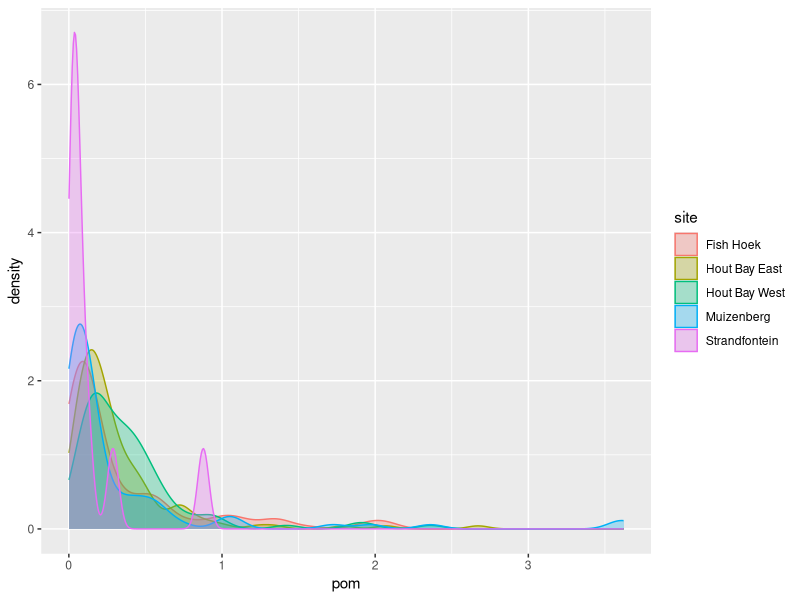
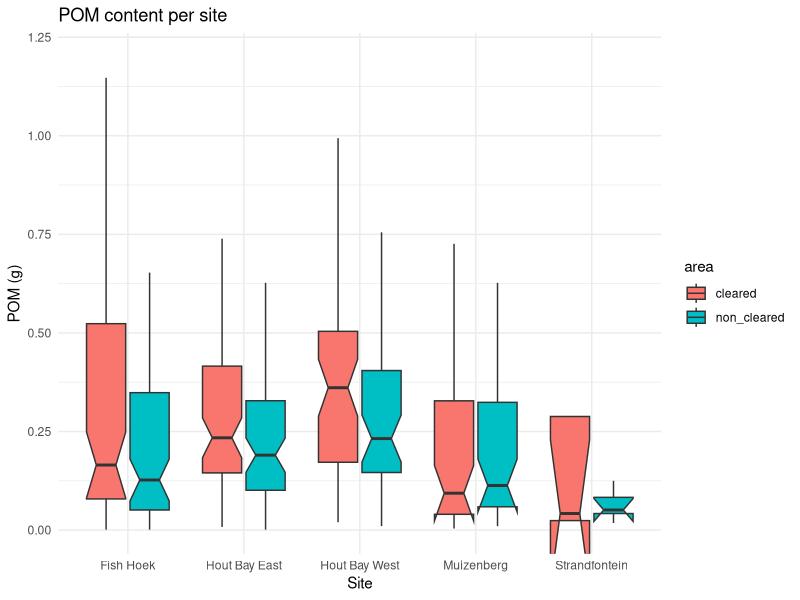
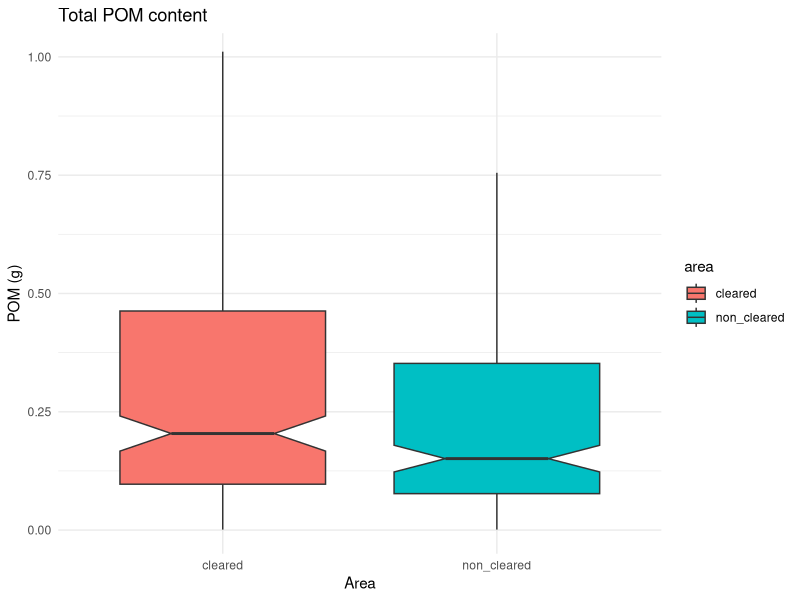
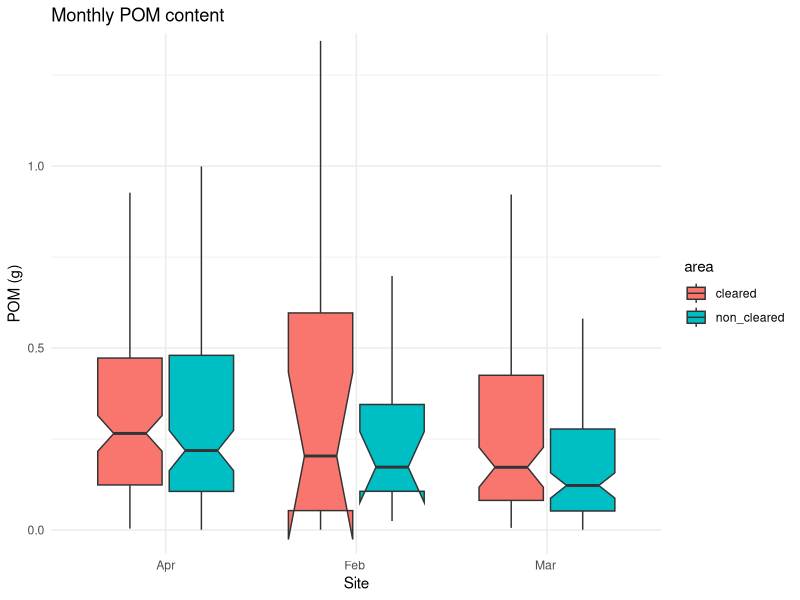
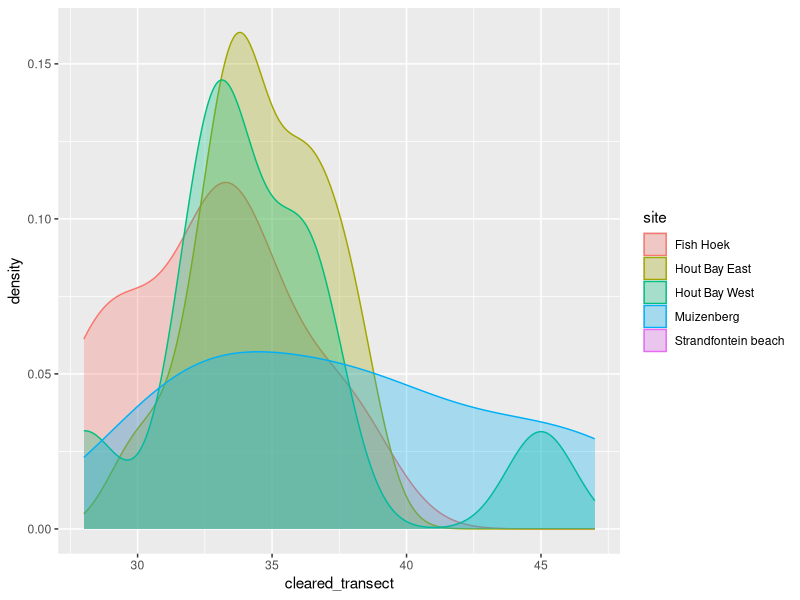
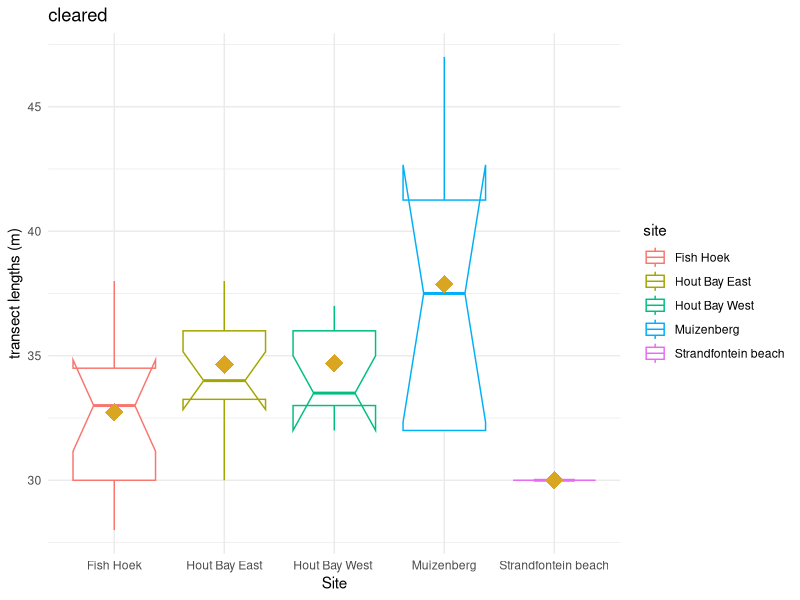
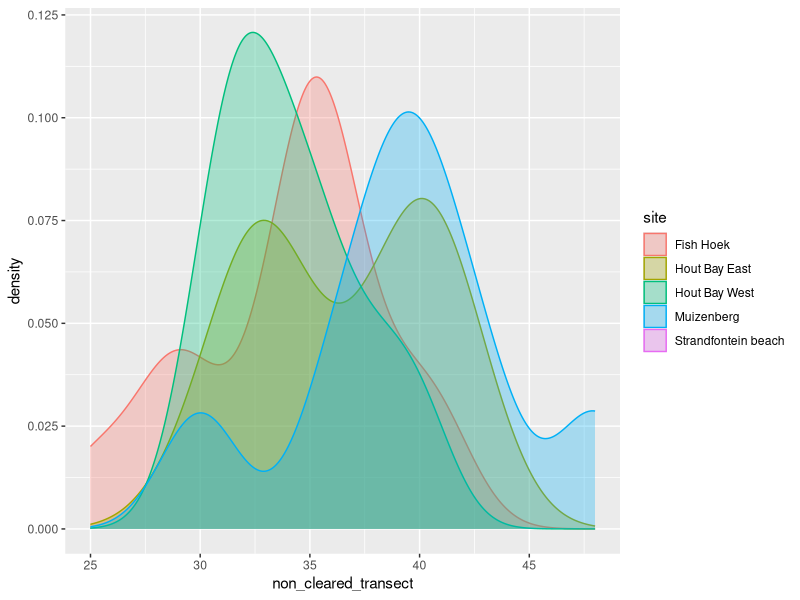
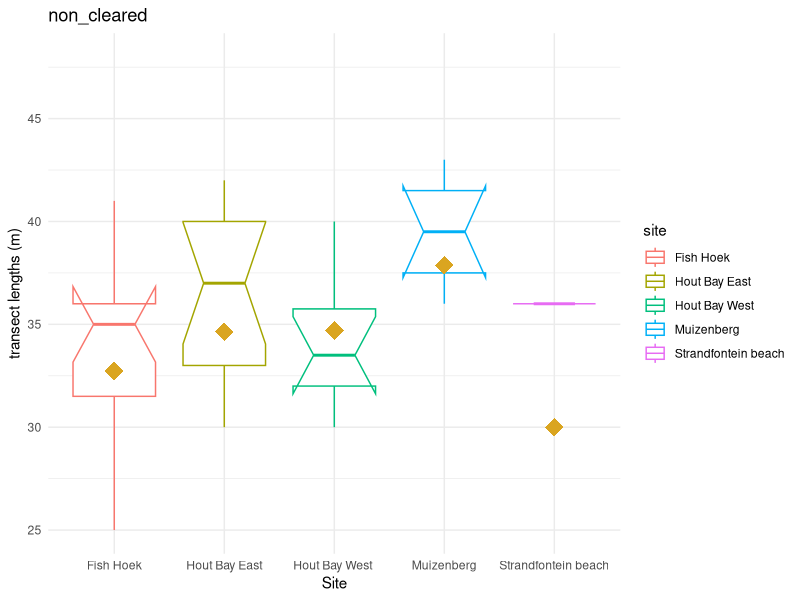

The R source for these figures, in order:
# Hons R-Assignment 2018
# Kholofelo Sethebe, Joshua Adrian and Jesse Smith 
# statistical analyses using POM data 

# load libraries  ---------------------------------------------------------

library(tidyverse)
library(ggpubr)
library(lubridate)


# load  data  -------------------------------------------------------------


pom_data <- read.csv("updated.csv", sep = ";")

# pom_data <- read_delim("pom_data_updated.csv", 
#                         ";", escape_double = FALSE, trim_ws = TRUE)


# analysing data --------------------------------------------------------

# quick visualisation 
ggplot(pom_data, aes(x = pom)) +
  geom_density(aes(group = site, colour = site, fill = site),alpha = 0.3)

# test for normality 
shapiro.test(pom_data$pom)
# W = 0.64458, p-value < 2.2e-16
# if p < 0.05 significantly different from normal
# p > 0.05 not significantly different from normal (want?)
# == not normal 


# formulating hypotheses and objectives  ----------------------------------------------

# hypotheses:
# HO: POM content of the soil is lower on cleared beaches than on non-cleared beaches. 
# H1: POM content of the soil is higher on cleared beaches than on non-cleared beaches.
# or 
# there is no significant difference in POM content between cleared and non-cleared sites. 
# there is a significant difference in POM content betweeen cleared and uncleared areas? 

# objectives:
# 1. does POM differ between sites? 
# 2. is POM content higher in uncleared areas than in cleared areas?
# 3. is POM content different over time?

# summary -----------------------------------------------------------------

sum_pom <-  pom_data %>% 
  group_by(site) %>% 
  summarise(mn_pom = mean(pom), 
            med_pom = median(pom),
            min_pom = min(pom),
            max_pom = max(pom), 
            sd_pom = sd(pom))

# site  -------------------------------------------------------------------

# pom content for each site, both cleared and non-cleared
ggplot(data = pom_data, aes(x = site, y = pom, fill = area)) +
  geom_boxplot(outlier.shape = NA, notch = TRUE)+
  coord_cartesian( ylim = c(0, 1.2)) +
  labs(title = "POM content per site",
       x = "Site",
       y = "POM (g)") +
  theme_minimal()  

# Kruskal-Wallis test
kruskal.test(pom ~ as.factor(site), data = pom_data)

# Kruskal-Wallis rank sum test
# 
# data:  pom by as.factor(site)
# Kruskal-Wallis chi-squared = 34.619, df = 4, p-value = 5.561e-07

# perform Tukey post-hoc test
TukeyHSD(aov(pom ~ as.factor(site), data = pom_data))

# Tukey multiple comparisons of means
# 95% family-wise confidence level
# 
# Fit: aov(formula = pom ~ as.factor(site), data = pom_data)
# 
# $`as.factor(site)`
# diff        lwr       upr     p adj
# Hout Bay East-Fish Hoek     -0.0271128571 -0.1766278 0.1224021 0.9876703
# Hout Bay West-Fish Hoek      0.0445400000 -0.1197154 0.2087954 0.9463568
# Muizenberg-Fish Hoek        -0.0005706173 -0.1760043 0.1748631 1.0000000
# Strandfontein-Fish Hoek     -0.1891200000 -0.6046569 0.2264169 0.7241590
# Hout Bay West-Hout Bay East  0.0716528571 -0.0949325 0.2382382 0.7641247
# Muizenberg-Hout Bay East     0.0265422399 -0.1510749 0.2041594 0.9941018
# Strandfontein-Hout Bay East -0.1620071429 -0.5784705 0.2544562 0.8242792
# Muizenberg-Hout Bay West    -0.0451106173 -0.2353025 0.1450813 0.9667011
# Strandfontein-Hout Bay West -0.2336600000 -0.6556397 0.1883197 0.5523867
# Strandfontein-Muizenberg    -0.1885493827 -0.6150046 0.2379058 0.7452096


# incomplete ...
# use anova for sites
# anova1 <- aov(pom~site,data= pom_data)
# 
# summary(anova1)
# Df Sum Sq Mean Sq F value Pr(>F)
# site          4   0.66  0.1639   0.759  0.552
# Residuals   476 102.77  0.2159   

# Terms:
#   site Residuals
# Sum of Squares    0.65558 102.76541
# Deg. of Freedom         4       476
# 
# Residual standard error: 0.4646437
# Estimated effects may be unbalanced

# area --------------------------------------------------------------------

#trial and error 

# # cleared sites
# pom_cleared <- pom_data %>% 
#   filter(variable == "pom", area == "cleared")
# 
# ggplot(data = pom_cleared, aes(x = variable, y = value, fill = site)) +
#   geom_boxplot(notch = TRUE) +
#   labs(y = "Grams (g)", x = "POM content", title = "Cleared sites") 
# 
# # non-cleared sites 
# pom_non_cleared <- pom_data %>% 
#   filter(variable == "pom", area == "non_cleared")
# 
# ggplot(data = pom_non_cleared, aes(x = site, y = value, fill = site)) +
#   geom_boxplot(notch = TRUE) +
#   labs(y = "Grams (g)", x = "POM content", title = "Non-cleared sites")

# total pom content
ggplot(data = pom_data, aes(x = area, y = pom, fill = area)) +
  geom_boxplot(outlier.shape = NA, notch = TRUE)+
  coord_cartesian(ylim = c(0, 1)) +
  labs(title = "Total POM content",
       x = "Area",
       y = "POM (g)") +
  theme_minimal()  

#t-test
t.test(pom ~ area, data = pom_data)

# Welch Two Sample t-test
# 
# data:  pom by area
# t = 0.23637, df = 459.6, p-value = 0.8132
# alternative hypothesis: true difference in means is not equal to 0
# 95 percent confidence interval:
#   -0.07339485  0.09346519
# sample estimates:
#   mean in group cleared mean in group non_cleared 
# 0.3489259                 0.3388908 
#  we do not reject (accept) the null hypothesis that there is a difference between cleared and non-cleared area.


# Kruskal-Wallis
kruskal.test(pom ~ as.factor(area), data = pom_data)

# Kruskal-Wallis rank sum test
# 
# data:  pom by as.factor(area)
# Kruskal-Wallis chi-squared = 4.2674, df = 1, p-value = 0.03885

# perform Tukey post-hoc test
TukeyHSD(aov(pom ~ as.factor(month), data = pom_data))

# Fit: aov(formula = pom ~ as.factor(month), data = pom_data)
# 
# $`as.factor(month)`
#               diff        lwr        upr     p adj
# Feb-Apr -0.01954468 -0.2335829 0.19449350 0.9749139
# Mar-Apr -0.08948483 -0.1921009 0.01313125 0.1015684
# Mar-Feb -0.06994014 -0.2854967 0.14561646 0.7259956

# time  -------------------------------------------------------------------

# removing the site Strandfontein due to it only being sampled once 
time <- pom_data[-c(21:30), ]

# pom content per month
ggplot(data = time, aes(x = month, y = pom, fill = area)) +
  geom_boxplot(outlier.shape = NA, notch = TRUE) +
  coord_cartesian( ylim = c(0, 1.3)) +
  labs(title = "Monthly POM content",
       x = "Site",
       y = "POM (g)") +
  theme_minimal()  
  

# Kruskal-Wallis
kruskal.test(pom ~ as.factor(month), data = time)

# Kruskal-Wallis rank sum test
# 
# data:  pom by as.factor(month)
# Kruskal-Wallis chi-squared = 17.931, df = 2, p-value = 0.0001278

# perform Tukey post-hoc test
TukeyHSD(aov(pom ~ as.factor(month), data = time))

#   Tukey multiple comparisons of means
# 95% family-wise confidence level
# 
# Fit: aov(formula = pom ~ as.factor(month), data = time)
# 
# $`as.factor(month)`
#              diff        lwr        upr     p adj
# Feb-Apr -0.01954468 -0.2349895 0.19590016 0.9752330
# Mar-Apr -0.08267323 -0.1873124 0.02196598 0.1523290
# Mar-Feb -0.06312854 -0.2807471 0.15449000 0.7740766


# transect lengths  -------------------------------------------------------

meta <- read.csv2("metadata.csv") 



## Cleeared transects

# quick visualisation 
ggplot(meta, aes(x = cleared_transect)) +
  geom_density(aes(group = site, colour = site, fill = site),alpha = 0.3)

# test for normality 
shapiro.test(meta$cleared_transect)

# Shapiro-Wilk normality test
# data:  pom_meta$cleared_transect
# W = 0.91412, p-value = 0.001856
# not normal 

sum_cleared_trans <-  meta %>% 
  group_by(site) %>% 
  summarise(mn_cleared = mean(cleared_transect), 
            med_cleared = median(cleared_transect),
            min_cleared = min(cleared_transect),
            max_cleared = max(cleared_transect), 
            sd_cleared = sd(cleared_transect))


# transect lengths for each site, cleared 
ggplot(data = meta, aes(x = site, y = cleared_transect)) +
  geom_boxplot(aes(colour = site), outlier.shape = NA, notch = TRUE)+
  geom_point(data = sum_cleared_trans, size = 6, shape = 18,
             aes(y = mn_cleared), colour = "goldenrod") +
  labs(title = "cleared",
       x = "Site",
       y = "transect lengths (m)") +
  theme_minimal()  

# Kruskal-Wallis
kruskal.test(cleared_transect ~ as.factor(site), data = meta)

# Kruskal-Wallis rank sum test
# data:  cleared_transect by as.factor(site)
# Kruskal-Wallis chi-squared = 6.5546, df = 4, p-value = 0.1614

## non_cleared transects

# quick visualisation 
ggplot(meta, aes(x = non_cleared_transect)) +
  geom_density(aes(group = site, colour = site, fill = site),alpha = 0.3)

# test for normality 
shapiro.test(meta$non_cleared_transect)

# Shapiro-Wilk normality test
# data:  pom_meta$non_cleared_transect
# W = 0.98281, p-value = 0.6987
# normal 

sum_non_cleared_trans <-  meta %>% 
  group_by(site) %>% 
  summarise(mn_non = mean(non_cleared_transect), 
            med_non = median(non_cleared_transect),
            min_non = min(non_cleared_transect),
            max_non = max(non_cleared_transect), 
            sd_non = sd(non_cleared_transect))


# transect lengths for each site, non_cleared
ggplot(data = meta, aes(x = site, y = non_cleared_transect)) +
  geom_boxplot(aes(colour = site),outlier.shape = NA, notch = TRUE)+
  geom_point(data = sum_cleared_trans, size = 6, shape = 18,
             aes(y = mn_cleared), colour = "goldenrod") +
  labs(title = "non_cleared",
       x = "Site",
       y = "transect lengths (m)") +
  theme_minimal()  

summary(aov(mn_non ~ as.factor(site), data = sum_non_cleared_trans))

# notes  ------------------------------------------------------------------

# tukey test specifies where the differences lie, whereas kruskal just states that there is a difference
